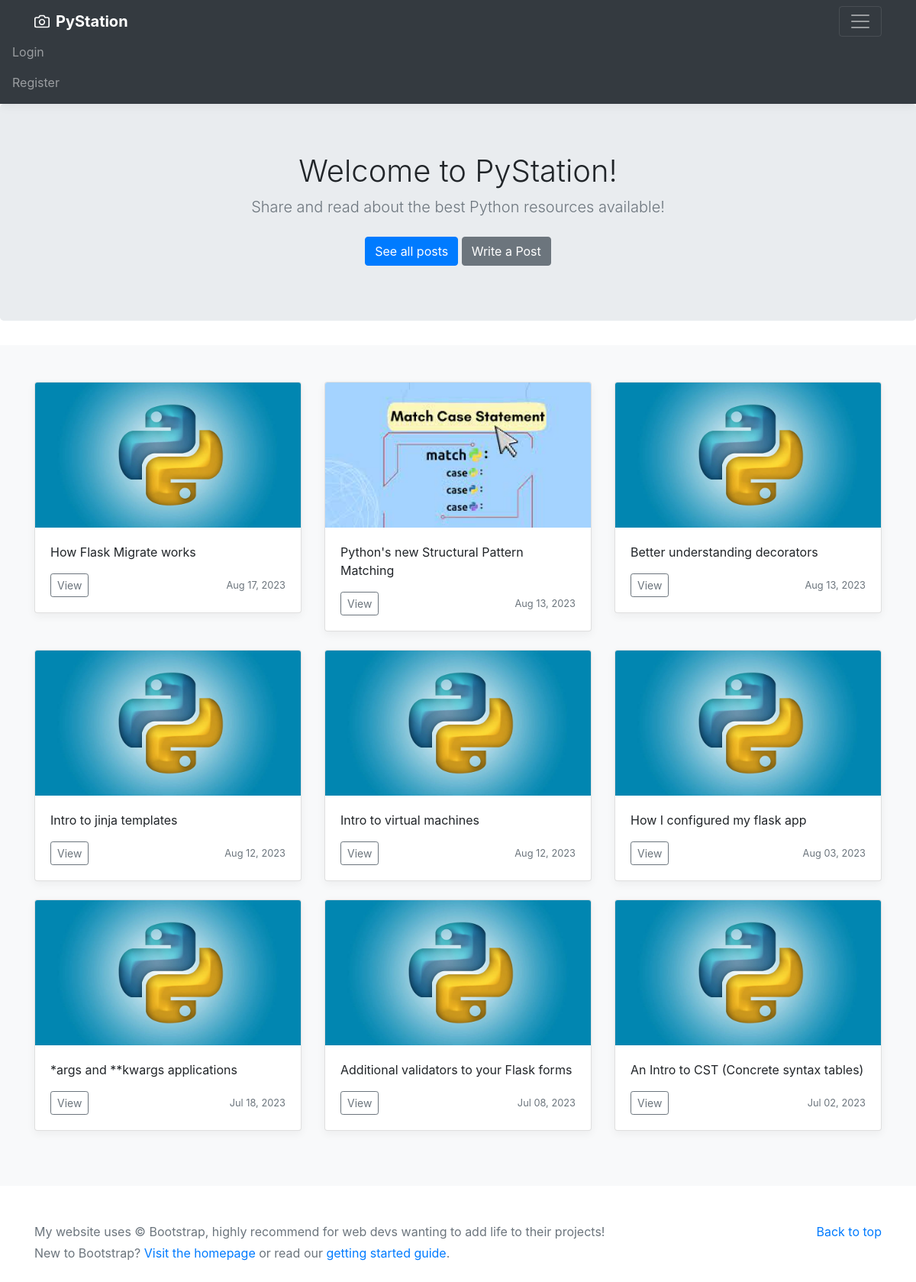
The page /home on the database its author committed.
### PyStation/models.py (models this page shows, shortened)
class Post(db.Model):
    id = db.Column(db.Integer, primary_key=True)
    title = db.Column(db.String(100), nullable=False)
    date_posted = db.Column(db.DateTime, nullable=False, default=datetime.utcnow)
    content = db.Column(db.Text, nullable=False)
    thumbnail = db.Column(db.String(), nullable=False, default="thumbnail.jpeg")
    user_id = db.Column(db.Integer, db.ForeignKey('user.id'), nullable=False)

### PyStation/main/routes.py (the view)
@main.route("/")
@main.route("/home")
def home():
    page = request.args.get("page", 1, type=int)
    posts = Post.query.order_by(Post.date_posted.desc()).paginate(page=page, per_page=9)
    return render_template('home.html', posts=posts)

### PyStation/templates/home.html
{% extends "layout.html" %}
{% block content %}
<main role="main">
    <section class="jumbotron text-center">
      <div class="container">
        <h1 class="jumbotron-heading">Welcome to PyStation!</h1>
        <p class="lead text-muted">Share and read about the best Python resources available!</p>
        <p>
          <a href="{{ url_for('posts.get_posts') }}" class="btn btn-primary my-2">See all posts</a>
          <a href="{{ url_for('posts.create_post', username=current_user.username) }}" class="btn btn-secondary my-2">Write a Post</a>
        </p>
      </div>
    </section>
<div class="album py-5 bg-light">
  <div class="container" id="album">
    <div class="row">
      {% for post in posts %}
        <div class="col-md-4">
          <div class="card mb-4 box-shadow">
            <img class="card-img-top" src="{{ url_for('static', filename='thumbnails/' + post.thumbnail) }}" width="205" height="190">
            <div class="card-body">
              <p class="card-text">{{ post.title }}</p>
              <div class="d-flex justify-content-between align-items-center">
                <div class="btn-group">
                  <a href="{{ url_for('posts.post_by_post_id', post_id=post.id) }}" class="btn btn-sm btn-outline-secondary">View</a>
                </div>
                <small class="text-muted">{{ post.date_posted.strftime('%b %d, %Y') }}</small>
              </div>
            </div>
          </div>
        </div>
      {% endfor %}
    </div>
  </div>
</div>
</main>
{% endblock content %}

### PyStation/static/main.css (style rules this page uses)
:root { --jumbotron-padding-y: 3rem; }
.jumbotron { padding-top: var(--jumbotron-padding-y); padding-bottom: var(--jumbotron-padding-y); margin-bottom: 0; background-color: #fff; }
@media (min-width: 768px) { .jumbotron { padding-top: calc(var(--jumbotron-padding-y) * 2); padding-bottom: calc(var(--jumbotron-padding-y) * 2); } }
.jumbotron p:last-child { margin-bottom: 0; }
.jumbotron-heading { font-weight: 300; }
.jumbotron .container { max-width: 40rem; }
.box-shadow { box-shadow: 0 .25rem .75rem rgba(0, 0, 0, .05); }

### rows shown on the page
Post: thumbnail (picture), title "How Flask Migrate works", date_posted "Aug 17, 2023"
Post: thumbnail (picture), title "Python's new Structural Pattern Matching", date_posted "Aug 13, 2023"
Post: thumbnail (picture), title "Better understanding decorators", date_posted "Aug 13, 2023"
Post: thumbnail (picture), title "Intro to jinja templates", date_posted "Aug 12, 2023"
Post: thumbnail (picture), title "Intro to virtual machines", date_posted "Aug 12, 2023"
Post: thumbnail (picture), title "How I configured my flask app", date_posted "Aug 03, 2023"
Post: thumbnail (picture), title "*args and **kwargs applications", date_posted "Jul 18, 2023"
Post: thumbnail (picture), title "Additional validators to your Flask forms", date_posted "Jul 08, 2023"
Post: thumbnail (picture), title "An Intro to CST (Concrete syntax tables)", date_posted "Jul 02, 2023"
